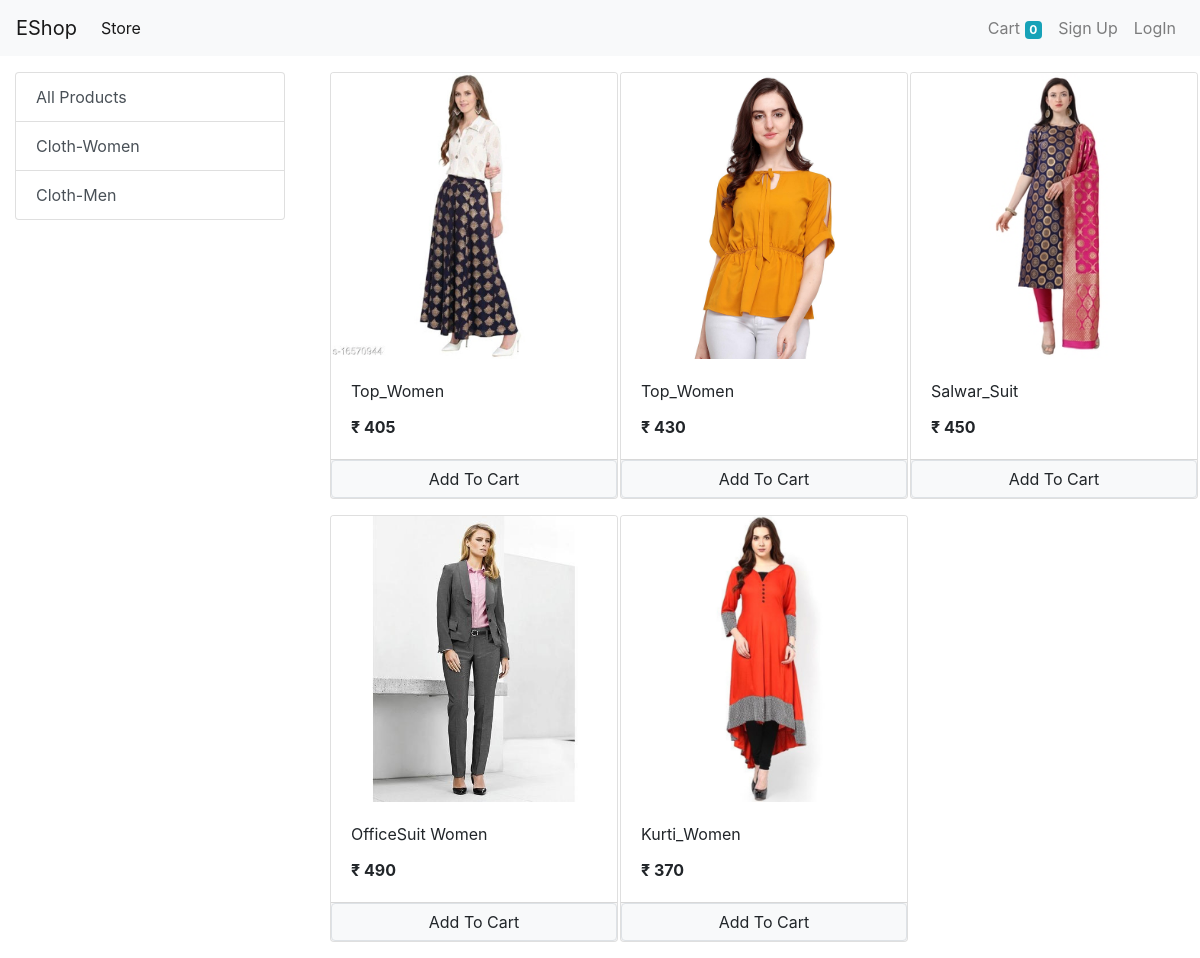
/?category=1, run on the app's committed database.
### store/models/category.py (models this page shows, shortened)
class Category(models.Model):
    name = models.CharField(max_length=20)
    @staticmethod
    def get_all_categories():
        return Category.objects.all()

### store/models/product.py (models this page shows, shortened)
class Product(models.Model):
    name=models.CharField(max_length=50)
    price=models.IntegerField(default=0)
    category=models.ForeignKey(Category, on_delete=models.CASCADE, default=1)
    desc=models.CharField(max_length=200,default='', null=True,blank=True)
    image=models.ImageField(upload_to='uploads/products/')
    @staticmethod
    def get_all_products_by_categoryid(category_id):
        if category_id:
            return Product.objects.filter(category = category_id)
        else:
            return Product.get_all_products()

### store/views/home.py (the view, shortened to what this page needs)
# urls.py: path('',Index.as_view(), name='homepage'),
class Index(View):
    def get(self,request):
        cart = request.session.get('cart')
        if not cart:
            request.session['cart'] = {}
        product = None
        categoryID = request.GET.get('category')
        if categoryID:
            products = Product.get_all_products_by_categoryid(categoryID)
        else:
            products = Product.get_all_products()
        categories = Category.get_all_categories()
        data = {}
        data['products'] = products
        data['categories'] = categories
        print("you are:", request.session.get('email'))
        return render(request, 'index.html', data)

### store/templatetags/cart.py (called while the page is built)
@register.filter(name='is_in_cart')
def is_in_cart(product,cart):
    keys=cart.keys()
    for id in keys:
        if int(id) == product.id:
            return True
    return False

### store/templatetags/custom_filter.py (called while the page is built)
@register.filter(name='currency')
def currency(number):
    return "₹ " + str(number)

### store/templates/index.html (shortened to what this page needs)
{% extends 'base.html' %}
{% block content %}
{% load cart %}
{% load custom_filter %}
<div class="container-fluid mt-3">
  <div class="row">
    <div class="col-lg-3 mx-auto">
      <div class="list-group">
        <a href="/" class="list-group-item list-group-item-action">All Products</a>
        {% for category in categories %}
        <a href="/?category={{category.id}}" class="list-group-item list-group-item-action">
          {{category.name}}</a>
        {% endfor %}
      </div>
    </div>
    <div id="products" class="col-lg-9 mx-auto">
      <div class="row mx-auto">
        {% for product in products %}
        <div class="col-md-4">
          <div class="card mx-auto mb-3" id="{{product.id}}" style="width: 18rem;">
            <img class="card-img-top" src="{{product.image.url}}" alt="Card image cap">
            <div class="card-body">
              <p class="card-title">{{product.name}}</p>
              <p class="card-text"><b> {{product.price|currency}}</b></p>
            </div>
            <div class="card-footer p-0 no-gutters">
              {% if product|is_in_cart:request.session.cart %}
              <div class="row no-gutters">
                <form action="/#{{product.id}}" class="col-2" method="post">
                  {% csrf_token %}
                  <input hidden type="text" name="product" value="{{product.id}}">
                  <input hidden type="text" name="remove" value="True">
                  <input type="submit" value=" - " class="btn-block btn-secondary">
                </form>
                <div class="text-center col">{{product|cart_quantity:request.session.cart}} in cart</div>
                <form action="/#{{product.id}}" class="col-2" method="post">
                  {% csrf_token %}
                  <input hidden type="text" name="product" value="{{product.id}}">
                  <input type="submit" value=" + " class="btn-block btn-secondary rounded">
                </form>
              </div>
              {% else %}
              <form action="/#{{product.id}}" method="POST" class="btn-block">
                <input type="submit" class="float-right btn btn-light border form-control" value="Add To Cart">
              </form>
              {% endif %}
            </div>
          </div>
        </div>
        {% endfor %}
      </div>
    </div>
  </div>
</div>
{% endblock %}

### data on the page
Category: name "Cloth-Women"
Category: name "Cloth-Men"
Product: {{ product.id }} 1 (drawn), image (picture), name "Top_Women", price "₹ 405"
Product: image (picture), name "Top_Women", price "₹ 430"
Product: image (picture), name "Salwar_Suit", price "₹ 450"
Product: image (picture), name "OfficeSuit Women", price "₹ 490"
Product: image (picture), name "Kurti_Women", price "₹ 370"

### other printed values
{{ request.session.cart.keys|length }} "0"
